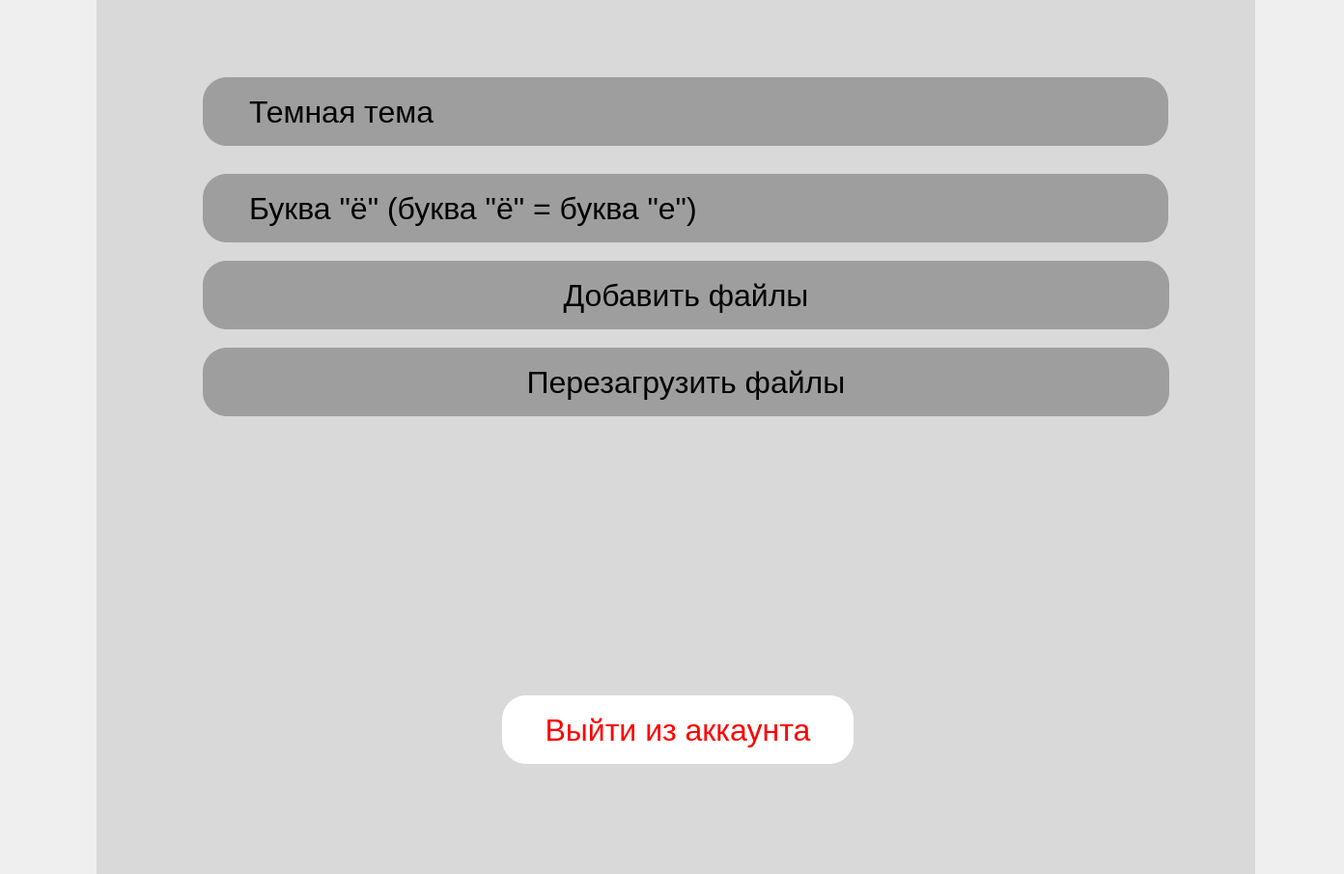
<?xml version="1.0" encoding="UTF-8"?>
<ui version="4.0">
 <class>Form</class>
 <widget class="QWidget" name="Form">
  <property name="geometry">
   <rect>
    <x>0</x>
    <y>0</y>
    <width>1392</width>
    <height>905</height>
   </rect>
  </property>
  <property name="windowTitle">
   <string>Form</string>
  </property>
  <widget class="QLabel" name="label">
   <property name="geometry">
    <rect>
     <x>100</x>
     <y>0</y>
     <width>1200</width>
     <height>1020</height>
    </rect>
   </property>
   <property name="styleSheet">
    <string notr="true">position: absolute;


background: #D9D9D9;</string>
   </property>
   <property name="text">
    <string/>
   </property>
  </widget>
  <widget class="QLabel" name="label_2">
   <property name="geometry">
    <rect>
     <x>210</x>
     <y>80</y>
     <width>1000</width>
     <height>71</height>
    </rect>
   </property>
   <property name="styleSheet">
    <string notr="true">position: absolute;

background: #9E9E9E;
border-radius: 25px;
padding-left: 40px;
font-family: 'Inter';
font-style: normal;
font-weight: 400;
font-size: 32px;
line-height: 39px;
display: flex;
align-items: center;
text-align: center;

color: #000000;</string>
   </property>
   <property name="text">
    <string>Темная тема</string>
   </property>
  </widget>
  <widget class="QLabel" name="label_3">
   <property name="geometry">
    <rect>
     <x>210</x>
     <y>180</y>
     <width>1000</width>
     <height>71</height>
    </rect>
   </property>
   <property name="styleSheet">
    <string notr="true">position: absolute;

background: #9E9E9E;
border-radius: 25px;
padding-left: 40px;
font-family: 'Inter';
font-style: normal;
font-weight: 400;
font-size: 32px;
line-height: 39px;
display: flex;
align-items: center;
text-align: center;

color: #000000;</string>
   </property>
   <property name="text">
    <string>Буква &quot;ё&quot; (буква &quot;ё&quot; = буква &quot;е&quot;)</string>
   </property>
  </widget>
  <widget class="QPushButton" name="signOut">
   <property name="geometry">
    <rect>
     <x>520</x>
     <y>720</y>
     <width>364</width>
     <height>71</height>
    </rect>
   </property>
   <property name="styleSheet">
    <string notr="true">QPushButton {
position: absolute;
background: #FFFFFF;
border-radius: 25px;
font-family: 'Inter';
font-style: normal;
font-weight: 400;
font-size: 32px;
line-height: 39px;
display: flex;
align-items: center;
text-align: center;
color: #FF0000;
}
QPushButton:hover{
position: absolute;
background: #FFFFFF;
border: 2px ridge #FF0000;
border-radius: 25px;
font-family: 'Inter';
font-style: normal;
font-weight: 400;
font-size: 32px;
line-height: 39px;
display: flex;
align-items: center;
text-align: center;
color: #FF0000;
}
</string>
   </property>
   <property name="text">
    <string>Выйти из аккаунта</string>
   </property>
  </widget>
  <widget class="QPushButton" name="addFiles">
   <property name="geometry">
    <rect>
     <x>210</x>
     <y>270</y>
     <width>1001</width>
     <height>71</height>
    </rect>
   </property>
   <property name="styleSheet">
    <string notr="true">position: absolute;

background: #9E9E9E;
border-radius: 25px;
font-family: 'Inter';
font-style: normal;
font-weight: 400;
font-size: 32px;
line-height: 39px;
display: flex;
align-items: center;
text-align: center;

color: #000000;</string>
   </property>
   <property name="text">
    <string>Добавить файлы</string>
   </property>
   <property name="checkable">
    <bool>false</bool>
   </property>
   <property name="flat">
    <bool>false</bool>
   </property>
  </widget>
  <widget class="QPushButton" name="addFiles_2">
   <property name="geometry">
    <rect>
     <x>210</x>
     <y>360</y>
     <width>1001</width>
     <height>71</height>
    </rect>
   </property>
   <property name="styleSheet">
    <string notr="true">position: absolute;

background: #9E9E9E;
border-radius: 25px;
font-family: 'Inter';
font-style: normal;
font-weight: 400;
font-size: 32px;
line-height: 39px;
display: flex;
align-items: center;
text-align: center;

color: #000000;</string>
   </property>
   <property name="text">
    <string>Перезагрузить файлы</string>
   </property>
   <property name="checkable">
    <bool>false</bool>
   </property>
   <property name="flat">
    <bool>false</bool>
   </property>
  </widget>
 </widget>
 <resources/>
 <connections/>
</ui>
